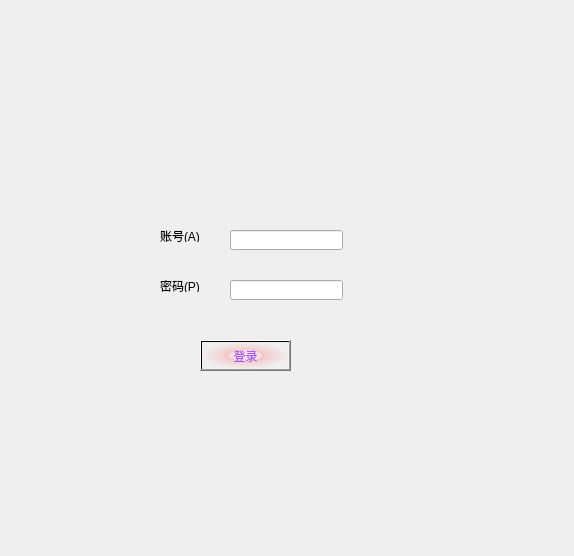
<?xml version="1.0" encoding="UTF-8"?>
<ui version="4.0">
 <class>Form</class>
 <widget class="QWidget" name="Form">
  <property name="geometry">
   <rect>
    <x>0</x>
    <y>0</y>
    <width>574</width>
    <height>556</height>
   </rect>
  </property>
  <property name="windowTitle">
   <string>Form</string>
  </property>
  <widget class="QLabel" name="label">
   <property name="geometry">
    <rect>
     <x>160</x>
     <y>230</y>
     <width>54</width>
     <height>12</height>
    </rect>
   </property>
   <property name="text">
    <string>账号(&amp;A)</string>
   </property>
   <property name="buddy">
    <cstring>lineEdit</cstring>
   </property>
  </widget>
  <widget class="QLabel" name="label_2">
   <property name="geometry">
    <rect>
     <x>160</x>
     <y>280</y>
     <width>54</width>
     <height>12</height>
    </rect>
   </property>
   <property name="text">
    <string>密码(&amp;P)</string>
   </property>
   <property name="buddy">
    <cstring>lineEdit_2</cstring>
   </property>
  </widget>
  <widget class="QLineEdit" name="lineEdit">
   <property name="geometry">
    <rect>
     <x>230</x>
     <y>230</y>
     <width>113</width>
     <height>20</height>
    </rect>
   </property>
  </widget>
  <widget class="QLineEdit" name="lineEdit_2">
   <property name="geometry">
    <rect>
     <x>230</x>
     <y>280</y>
     <width>113</width>
     <height>20</height>
    </rect>
   </property>
   <property name="echoMode">
    <enum>QLineEdit::Password</enum>
   </property>
  </widget>
  <widget class="QPushButton" name="pushButton">
   <property name="geometry">
    <rect>
     <x>200</x>
     <y>340</y>
     <width>91</width>
     <height>31</height>
    </rect>
   </property>
   <property name="styleSheet">
    <string notr="true">color: rgb(170, 85, 255);
background-color: qradialgradient(spread:pad, cx:0.5, cy:0.5, radius:0.5, fx:0.5, fy:0.5, stop:0 rgba(255, 235, 235, 206), stop:0.35 rgba(255, 188, 188, 80), stop:0.4 rgba(255, 162, 162, 80), stop:0.425 rgba(255, 132, 132, 156), stop:0.44 rgba(252, 128, 128, 80), stop:1 rgba(255, 255, 255, 0));</string>
   </property>
   <property name="text">
    <string>登录</string>
   </property>
  </widget>
 </widget>
 <resources/>
 <connections>
  <connection>
   <sender>pushButton</sender>
   <signal>clicked()</signal>
   <receiver>Form</receiver>
   <slot>login()</slot>
   <hints>
    <hint type="sourcelabel">
     <x>252</x>
     <y>360</y>
    </hint>
    <hint type="destinationlabel">
     <x>355</x>
     <y>359</y>
    </hint>
   </hints>
  </connection>
 </connections>
 <slots>
  <slot>login()</slot>
 </slots>
</ui>
